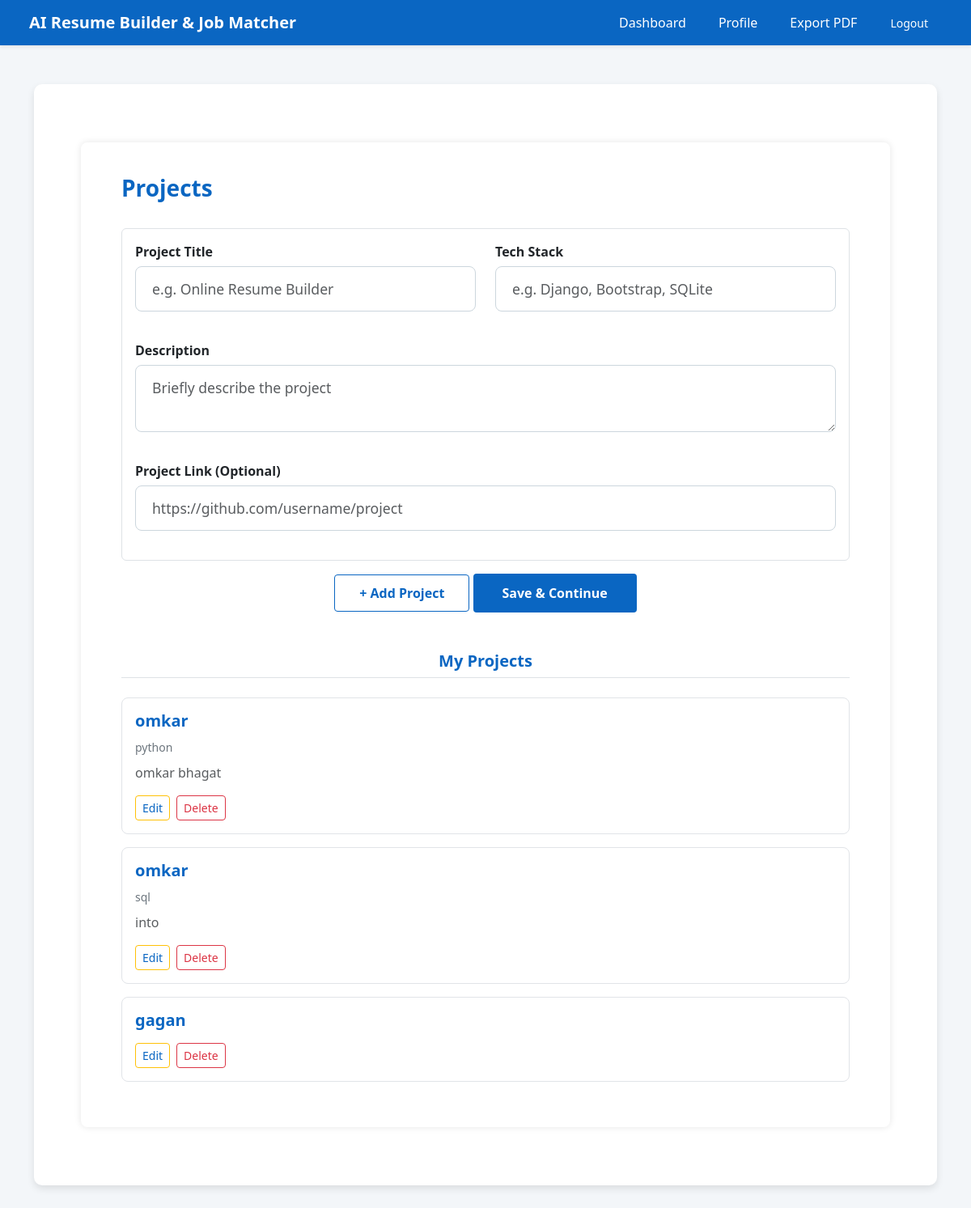
The page /project/ (signed in) on the database its author committed.
### builder/models.py (models this page shows, shortened)
class Project(models.Model):
    user = models.ForeignKey(User, on_delete=models.CASCADE, null=True)
    title = models.CharField(max_length=255, blank=True, null=True)       # optional
    description = models.TextField(blank=True, null=True)                 # optional
    link = models.URLField(blank=True, null=True)                         # optional
    tech_stack = models.CharField(max_length=255, blank=True, null=True)  # optional
    created_at = models.DateTimeField(auto_now_add=True)
    updated_at = models.DateTimeField(auto_now=True)

### builder/views.py (the view)
# urls.py: path('project/', views.project_view, name='project'),
@login_required
def project_view(request):
    projects = Project.objects.filter(user=request.user)
    return render(request, "builder/project.html", {"projects": projects})

### builder/templates/builder/project.html (shortened to what this page needs)
{% extends "builder/base.html" %}
{% block content %}
<div class="linkedin-container">
<h4>Projects</h4>
<form method="post" action="{% url 'save_project' %}">
<div class="project-form border rounded p-3 mb-3">
    <div class="row">
        <div class="col-md-6">
            <label class="labels">Project Title</label>
            <input type="text" name="title" class="form-control" placeholder="e.g. Online Resume Builder">
        </div>
        <div class="col-md-6">
            <label class="labels">Tech Stack</label>
            <input type="text" name="tech_stack" class="form-control" placeholder="e.g. Django, Bootstrap, SQLite">
        </div>
    </div>
    <div class="row mt-3">
        <div class="col-md-12">
            <label class="labels">Description</label>
            <textarea name="description" class="form-control" placeholder="Briefly describe the project"></textarea>
        </div>
    </div>
    <div class="row mt-3">
        <div class="col-md-12">
            <label class="labels">Project Link (Optional)</label>
            <input type="url" name="link" class="form-control" placeholder="https://github.com/username/project">
        </div>
    </div>
</div>
<div class="mt-3 text-center">
    <button type="submit" name="action" value="add" class="btn btn-outline-primary">+ Add Project</button>
    <button type="submit" name="action" value="continue" class="btn btn-primary profile-button">Save & Continue</button>
</div>
</form>
<h5 class="fw-bold text-center mt-5 mb-4 pb-2 border-bottom" style="color: #0a66c2;">My Projects</h5>
{% if projects %}
<ul class="list-unstyled">
{% for project in projects %}
<li class="project-card">
    <h5>{{ project.title }}</h5>
    {% if project.tech_stack %}<small>{{ project.tech_stack }}</small><br>{% endif %}
    <p class="mt-2 text-muted">{{ project.description }}</p>
    <div class="mt-3 d-flex gap-2">
        <a href="{% url 'edit_project' project.pk %}" class="btn btn-sm btn-outline-warning">Edit</a>
        <form method="post" action="{% url 'delete_project' project.pk %}" style="display:inline;">
            <button type="submit" class="btn btn-sm btn-outline-danger" onclick="return confirm('Are you sure you want to delete this project?');">Delete</button>
        </form>
    </div>
</li>
{% endfor %}
</ul>
{% else %}
<p class="text-center text-muted py-4">No projects added yet.</p>
{% endif %}
</div>
{% endblock %}

### builder/templates/builder/base.html (style rules this page uses)
body { background-color: #f3f6f9; }

### builder/templates/builder/project.html (style rules this page uses)
.linkedin-container { width: 1000px; background-color: #fff; border-radius: 8px; box-shadow: 0 0 8px rgba(0,0,0,0.1); padding: 40px 50px; font-family: "Segoe UI", Tahoma, Geneva, Verdana, sans-serif; margin: 3rem auto; }
h4 { color: #0a66c2; font-weight: 600; font-size: 1.75rem; margin-bottom: 2rem; }
.labels { font-weight: 600; margin-bottom: 6px; display:block; }
.form-control { width:100%; padding:14px 20px; font-size:1.1rem; margin-bottom:20px; border-radius:8px; border:1px solid #ccd6dd; }
.btn-outline-primary { border-color:#0a66c2; color:#0a66c2; padding:10px 30px; font-weight:600; border-radius:4px; cursor:pointer; }
.btn-primary.profile-button { background:#0a66c2; border:none; padding:12px 36px; font-weight:600; border-radius:4px; cursor:pointer; }
.project-card { background:#fff; border:1px solid #e1e4e8; border-radius:8px; padding:16px; margin-bottom:16px; }
.project-card h5 { color:#0a66c2; font-weight:600; }
.project-card small { color:#6c757d; }
.project-card a { color:#0a66c2; text-decoration:none; }

### rows shown on the page
Project: title "omkar", tech_stack "python", description "omkar bhagat"
Project: title "omkar", tech_stack "sql", description "into"
Project: title "gagan"
